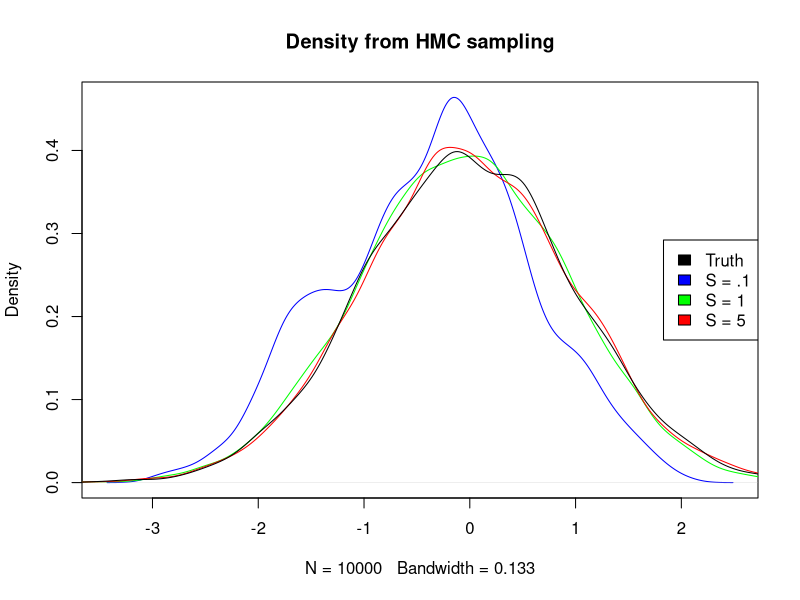
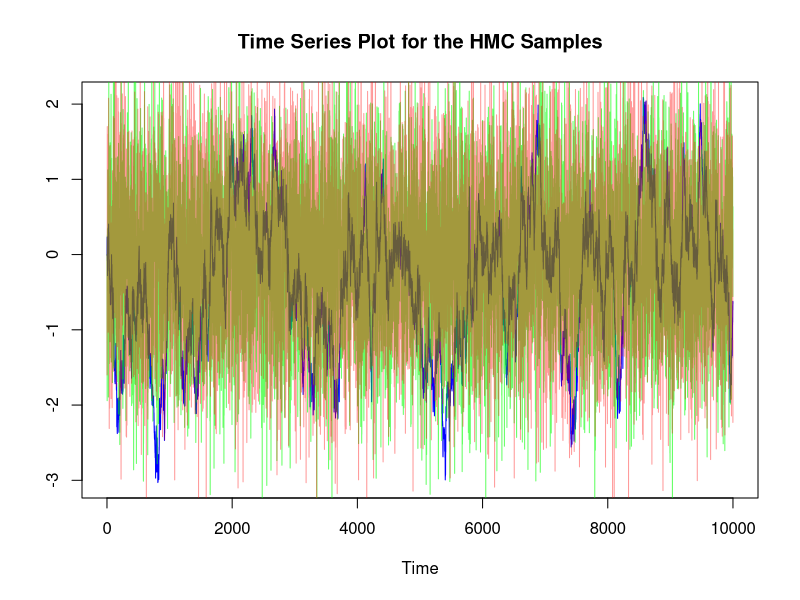
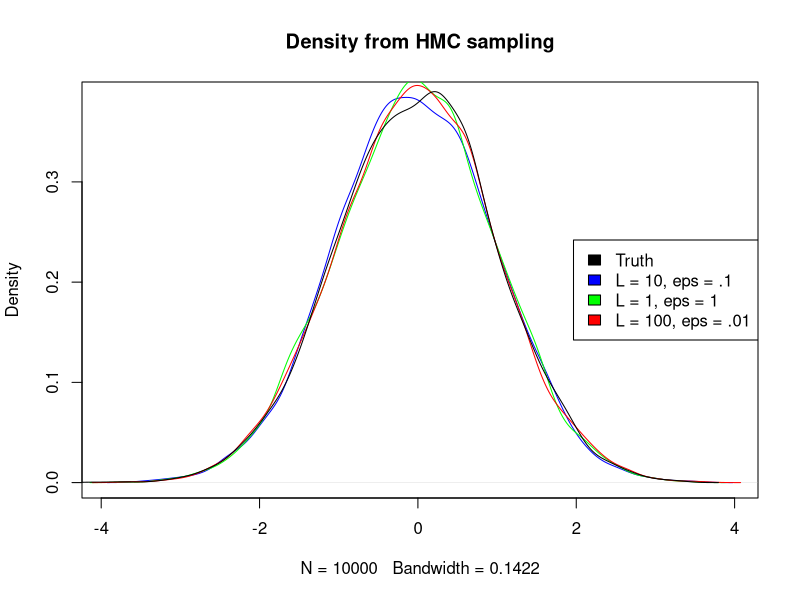
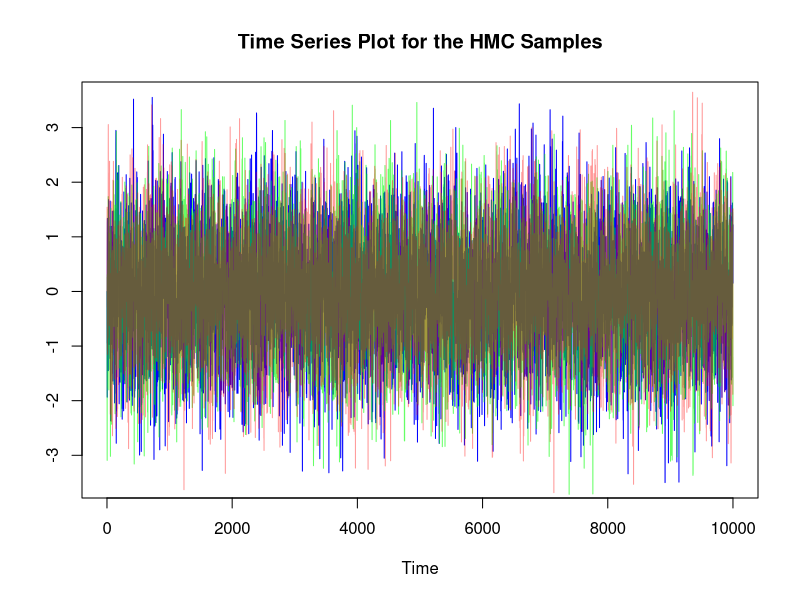

Here is the R script that generated these plots, in order:
## Standard Theoretical HMC
normalHMC <- function(s = 1, n = 1e4)
{
  qt <- numeric(length = n)
  qt[1] <- 0 # starting here
  # don't need a starting value of p
  for(k in 2:n)
  {
    # new momentum
    p <- rnorm(1)
    #initial conditions for new H
    r2 <- qt[k-1]**2 + p**2
    # choosing +- with probability 1/2
    r <- sample(c(sqrt(r2), -sqrt(r2)), size = 1)
    a <- acos(qt[k-1]/r)
    # simulating Hamiltonian forward s time units
    qt[k] <- r*cos(a + s)
    p <- -r * sin(a + s)
  }
  return(qt)
}

chain1 <- normalHMC(s = .1)
chain2 <- normalHMC(s = 1)
chain3 <- normalHMC(s = 5)

# Comparing the chains through plots
plot(density(chain1), col = "blue", main = "Density from HMC sampling")
lines(density(chain2), col = "green")
lines(density(chain3), col = "red")
lines(density(rnorm(1e4)), col = "black")
legend("right", c(
  "Truth",
  "S = .1",
  "S = 1",
  "S = 5"
),
fill = c(
  "black",
  "blue",
  "green",
  "red"
))

plot.ts(chain1, col = "blue", ylab = "", main = "Time Series Plot for the HMC Samples")
lines(chain2, col = rgb(0,1, 0, alpha = 0.6))
lines(chain3, col = rgb(1,0, 0, alpha = 0.4))

## Leap Frog method

normalLF_HMC <- function(L = 10, eps = .1, n = 1e4)
{
  qt <- numeric(length = n)
  qt[1] <- 0 # starting here
  accept <- 1
  # vectorizing this outside to save time
  momentums <- rnorm(n)
  for(k in 2:n)
  {
    # new momentum
    p <- momentums[k]
    q_prop <- qt[k-1]
    # one half-Euler step
    p_prop <- p - eps/2 * q_prop
    for(l in 1:L) # let the frog leap!
    {
      q_prop <- q_prop + eps * p_prop
      if(l != L) p_prop <- p_prop - eps*q_prop
    }
    # one last half-Euler step
    p_prop <- p_prop - eps/2 * q_prop
    # Accept-reject
    log.ratio <- (-q_prop**2 - p_prop**2 + qt[k-1]**2 + p**2)/2
    if(log(runif(1)) < log.ratio)
    {
      qt[k] <- q_prop
      accept <- accept + 1
    } else{
      qt[k] <- qt[k-1]
    }
  }
  print(paste("Acceptance = ", accept/n))
  return(qt)
}

#Keeping L * epsilon = 1
chain1 <- normalLF_HMC(L = 10, eps = .1)
chain2 <- normalLF_HMC(L = 1, eps = 1)
chain3 <- normalLF_HMC(L = 100, eps = .01)

plot(density(chain1), col = "blue", main = "Density from HMC sampling")
lines(density(chain2), col = "green")
lines(density(chain3), col = "red")
lines(density(rnorm(1e4)), col = "black")
legend("right", c(
  "Truth",
  "L = 10, eps = .1",
  "L = 1, eps = 1",
  "L = 100, eps = .01"
),
fill = c(
  "black",
  "blue",
  "green",
  "red"
))

plot.ts(chain1, col = "blue", ylab = "", main = "Time Series Plot for the HMC Samples")
lines(chain2, col = rgb(0,1, 0, alpha = 0.6))
lines(chain3, col = rgb(1,0, 0, alpha = 0.4))
